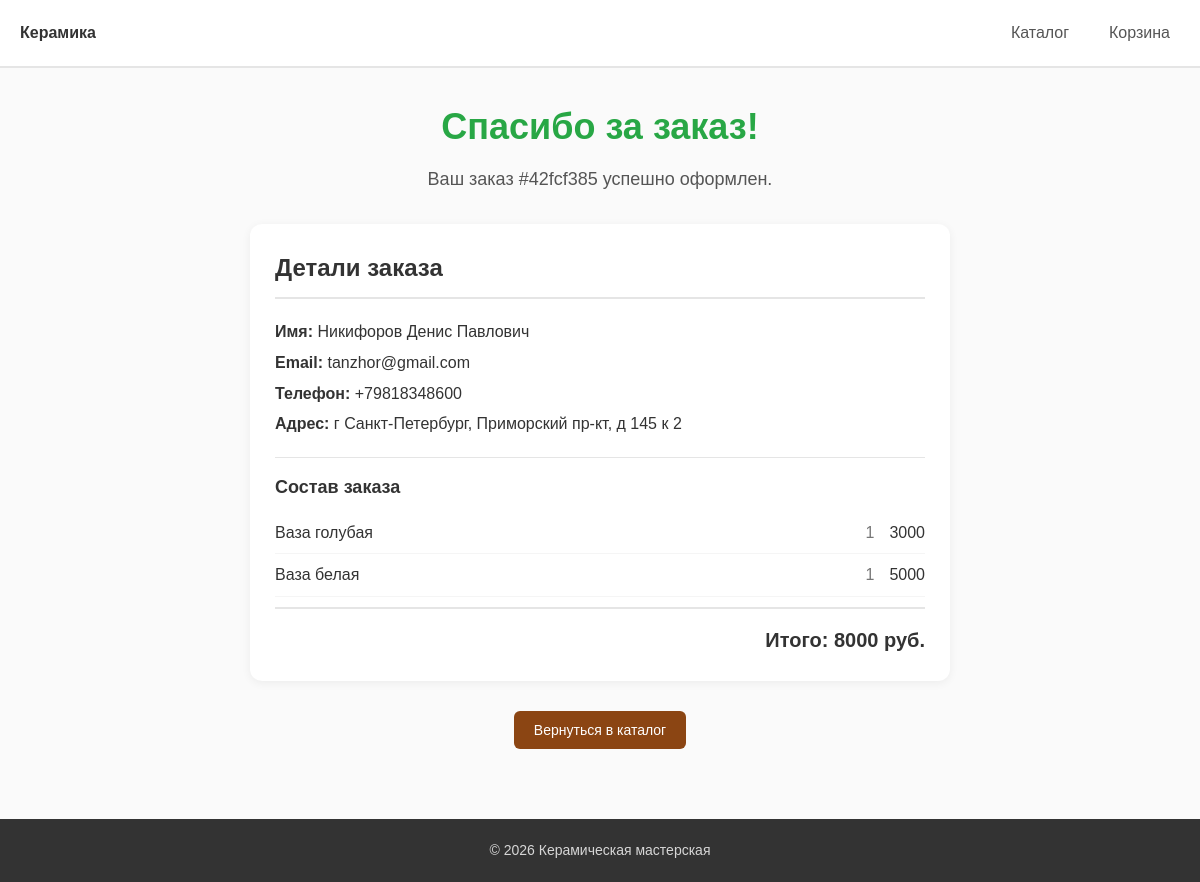
/order_success/42fcf385-4d98-499d-bcc4-54739e27cb52, run on the app's committed database.
### tables this page shows
CREATE TABLE orders (
                 id TEXT PRIMARY KEY,
                 customer_name TEXT NOT NULL,
                 customer_email TEXT NOT NULL,
                 customer_phone TEXT,
                 customer_address TEXT,
                 items TEXT NOT NULL,
                 total INTEGER NOT NULL,
                 status TEXT NOT NULL DEFAULT 'new',
                 created_at TIMESTAMP DEFAULT CURRENT_TIMESTAMP
                 );

### app.py (the view)
@app.route("/order_success/<order_id>")
def order_success(order_id):
    order = get_order_by_id(order_id)
    if not order:
        flash("Заказ не найден", "error")
        return redirect(url_for("catalog"))
    order_items = order.get('items', {})
    return render_template("order_success.html", order=order, order_id=order_id, order_items=order_items)

### app.py (called while the page is built)
@app.context_processor
def inject_cart_count():
    cart = session.get("cart", {})
    return {"cart_count": sum(cart.values())}

### db.py (called while the page is built)
def get_db_connection():
    conn = sqlite3.connect("shop.db")
    conn.row_factory = sqlite3.Row
    return conn

def get_order_by_id(order_id):
    conn = get_db_connection()
    row = conn.execute("SELECT * FROM orders WHERE id = ?", (order_id,)).fetchone()
    conn.close()
    if not row:
        return None
    order = dict(row)
    order['items'] = json.loads(order['items'])
    return order

### templates/order_success.html (shortened to what this page needs)
{% extends 'base.html' %}
{% block content %}
    <div class="success-page">
        <h1 class="success-title">Спасибо за заказ!</h1>
        <p class="success-subtitle">Ваш заказ #{{order_id[:8]}} успешно оформлен.</p>
        <div class="order-details">
            <h2 class="section-title">Детали заказа</h2>
            <div class="order-customer">
                <p><strong>Имя: </strong>{{order.customer_name}}</p>
                <p><strong>Email: </strong>{{order.customer_email}}</p>
                {% if order.customer_phone %}
                    <p><strong>Телефон: </strong>{{order.customer_phone}}</p>
                {% endif %}
                {% if order.customer_address %}
                    <p><strong>Адрес: </strong>{{order.customer_address}}</p>
                {% endif %}
            </div>
            <h3 class="order-items-title">Состав заказа</h3>
            <ul class="order-items">
                {% for product_id, item in order_items.items() %}
                    <li class="order-item">
                        <span class="order-item-name">{{item.name}}</span>
                        <span class="order-item-qty">{{item.quantity}}</span>
                        <span class="order-item-price">{{item.price * item.quantity}}</span>
                    </li>
                {% endfor %}
            </ul>
            <div class="order-total">
                <strong>Итого: {{order.total}} руб.</strong>
            </div>
        </div>
        <div class="success-actions">
            <a href="{{url_for('catalog')}}" class="btn btn-primary">Вернуться в каталог</a>
        </div>
    </div>
{% endblock %}

### static/css/style.css (style rules this page uses)
* { margin: 0; padding: 0; box-sizing: border-box; }
body { font-family: Arial, Helvetica, sans-serif; line-height: 1.6; color: #333; background: #fafafa; }
.btn { display: inline-block; padding: 8px 20px; border: none; border-radius: 6px; cursor: pointer; font-size: 14px; font-weight: 500; text-decoration: none; text-align: center; transition: background 0.2s transform 0.1s; }
.btn-primary { background: #8b4513; color: #fff; }
.section-title { font-size: 24px; margin-bottom: 20px; padding-bottom: 10px; border-bottom: 2px solid #e5e5e5; }
.success-page { max-width: 700px; margin: 0 auto; text-align: center; }
.success-title { font-size: 36px; color: #28a745; margin-bottom: 10px; }
.success-subtitle { font-size: 18px; color: #555; margin-bottom: 30px; }
.order-details { text-align: left; background: #fff; padding: 25px; border-radius: 12px; box-shadow: 0 2px 10px rgba(0, 0, 0, 0.06); margin-bottom: 30px; }
.order-customer { margin-bottom: 20px; }
.order-customer p { margin: 5px 0; }
.order-items-title { font-size: 18px; margin: 20px 0 10px; padding-top: 15px; border-top: 1px solid #e5e5e5; }
.order-items { list-style: none; padding: 0; }
.order-item { display: flex; justify-content: space-between; padding: 8px 0; border-bottom: 1px solid #f5f5f5; }
.order-item-name { flex-grow: 1; }
.order-item-qty { color: #777; margin: 0 15px; }
.order-item-price { font-weight: 500; }
.order-total { font-size: 20px; text-align: right; padding-top: 15px; margin-top: 10px; border-top: 2px solid #e5e5e5; }
.success-actions { margin-top: 20px; }

### data on the page
orders: customer_name "Никифоров Денис Павлович", customer_email "tanzhor@gmail.com", customer_phone "+79818348600", customer_address "г Санкт-Петербург, Приморский пр-кт, д 145 к 2", total "8000"

### other printed values
{{ order_id[:8] }} "42fcf385"
{{ item.name }} "Ваза голубая" "Ваза белая"
{{ item.quantity }} "1" "1"
{{ item.price * item.quantity }} "3000" "5000"
